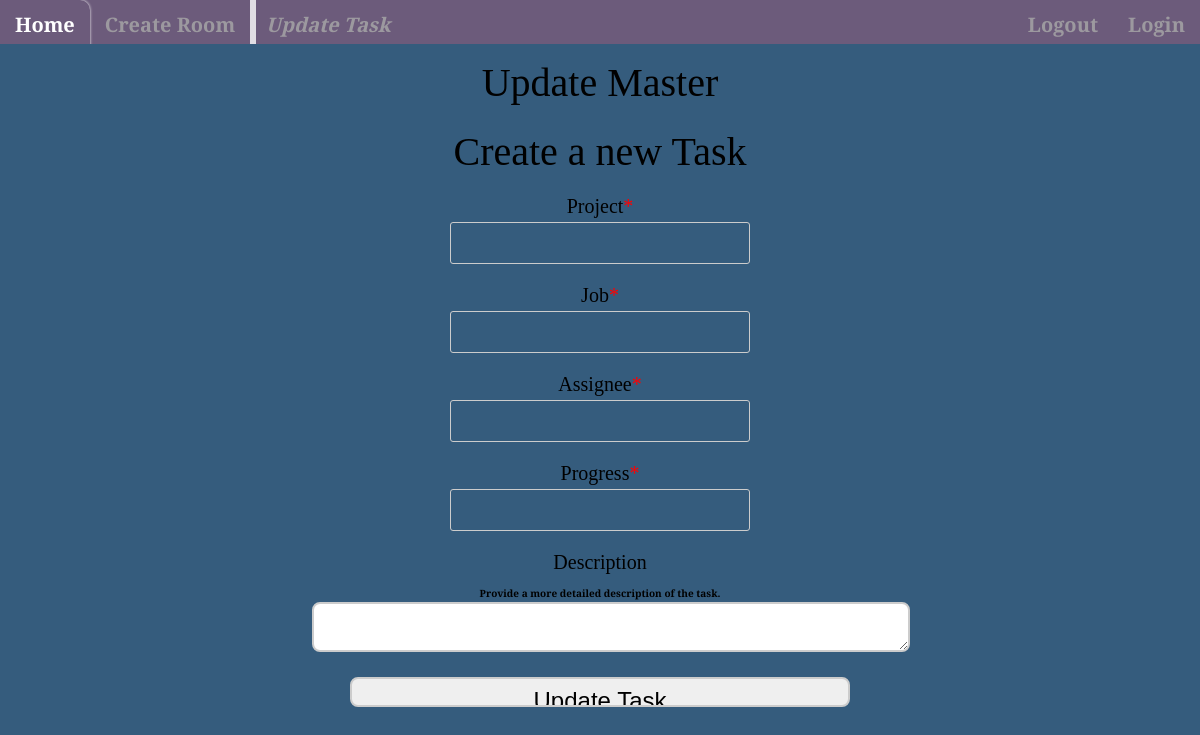
The app's page /update/1 (signed in), older data.
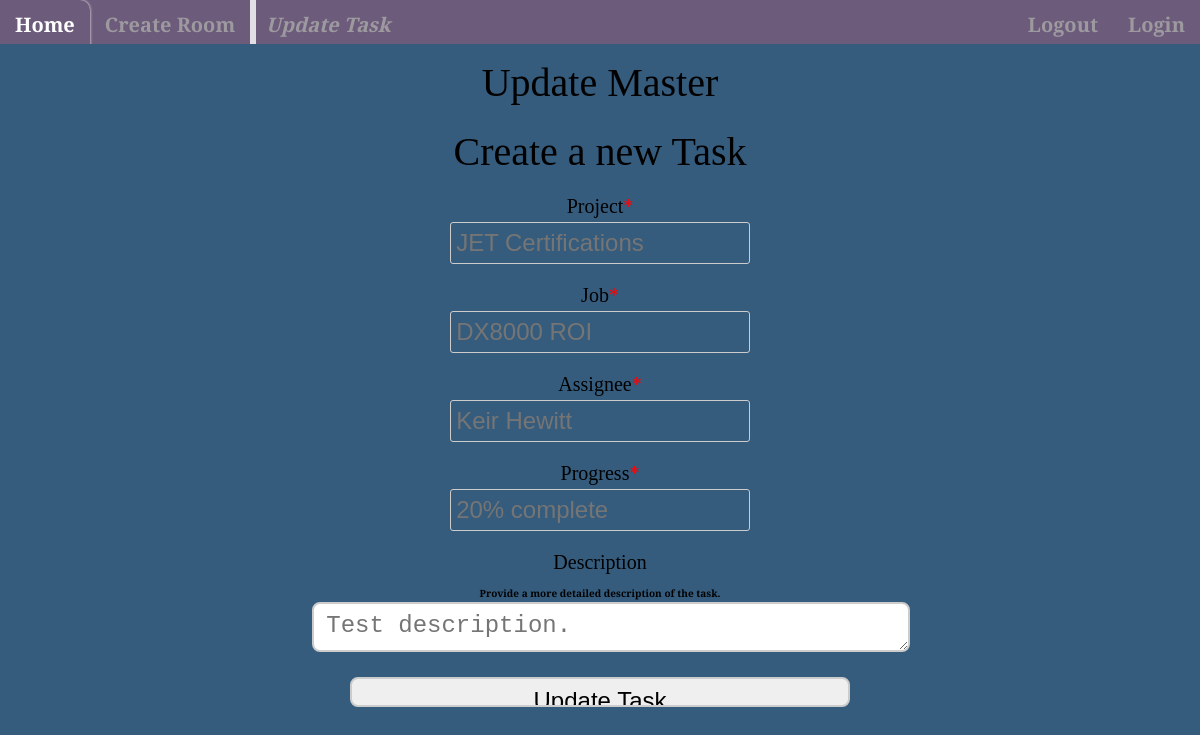
The same page, newer data.
### app.py (models this page shows, shortened)
class Task(db.Model):
    __tablename__ = 'task'
    id = db.Column(db.Integer, primary_key=True)
    key = db.Column(db.String(80), ForeignKey('room.key'))
    project = db.Column(db.String(100))
    job = db.Column(db.String(200))
    assignee = db.Column(db.String(40))
    progress = db.Column(db.String(200))
    description = db.Column(db.UnicodeText(), nullable=False)
    date = db.Column(db.String(30), default=now.strftime("%m/%d/%Y %H:%M"))

### app.py (the view)
@app.route('/update/<int:id>', methods=['GET','POST'])
@login_required
def update(id):
    task_to_update = Task.query.filter_by(id=id).first()
    if request.method == 'POST':
        task_to_update.project      = request.form['project']
        task_to_update.job          = request.form['job']
        task_to_update.assignee     = request.form['assignee']
        task_to_update.progress     = request.form['progress']
        task_to_update.description  = request.form['description']
        task_to_update.date = s1    = now.strftime("%m/%d/%Y %H:%M")
        try:
            db.session.commit()
            flash('Task updated successfully.', 'success')
            return redirect(url_for('room',room_name=Room.query.filter_by(key=task_to_update.key).first().name))
        except Exception:
            flash('There was an issue updating your task', 'info')
            return render_template('update.html', task=task_to_update)
    else:
        return render_template('update.html', task=task_to_update)

### app.py (called while the page is built)
@login_manager.user_loader
def load_user(user_id):
    return User.query.get(int(user_id))

### templates/update.html (shortened to what this page needs)
{% extends 'base.html'%}
{% block head %}
<link rel="stylesheet" href="{{ url_for('static', filename='css/style.css') }}">
{% endblock %}
{% block pagetitle %}<i>Update Task</i>{% endblock %}
{% block body %}
<div class="content">
  <h1 style="text-align: center;">Update Master</h1>
  <div class="testbox">
    <form action="/update/{{task.id}}" method="POST">
      <h1>Create a new Task</h1>
      <h4>Project<span>*</span></h4>
        <input type="text" class="text-form" name="task-project" placeholder="{{ task.project }}">
      <h4>Job<span>*</span></h4>
        <input type="text" class="text-form" name="task-job" placeholder="{{ task.job }}">
      <h4>Assignee<span>*</span></h4>
        <input type="text" class="text-form" name="task-assignee" placeholder="{{ task.assignee }}">
      <h4>Progress<span>*</span></h4>
        <input type="text" class="text-form" name="task-progress" placeholder="{{ task.progress }}">
      <h4>Description</h4>
      <p class="small">Provide a more detailed description of the task.</small>
        <textarea class="text-area" name="task-description" placeholder="{{ task.description }}"></textarea>
      <div class="btn-block">
        <input type="submit" class="btn btn-submit" value="Update Task">
      </div>
    </form>
  </div>
</div>
{% endblock %}

Row changes from the older to the newer data that the page shows:
added Task: task-project "JET Certifications", task-job "DX8000 ROI", task-assignee "Keir Hewitt", task-progress "20% complete", task-description "Test description."
